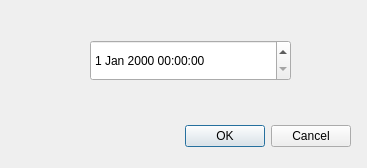
<?xml version="1.0" encoding="UTF-8"?>
<ui version="4.0">
 <class>timedialog</class>
 <widget class="QDialog" name="timedialog">
  <property name="geometry">
   <rect>
    <x>0</x>
    <y>0</y>
    <width>367</width>
    <height>168</height>
   </rect>
  </property>
  <property name="windowTitle">
   <string>Dialog</string>
  </property>
  <widget class="QDialogButtonBox" name="buttonBox">
   <property name="geometry">
    <rect>
     <x>10</x>
     <y>120</y>
     <width>341</width>
     <height>32</height>
    </rect>
   </property>
   <property name="orientation">
    <enum>Qt::Horizontal</enum>
   </property>
   <property name="standardButtons">
    <set>QDialogButtonBox::Cancel|QDialogButtonBox::Ok</set>
   </property>
  </widget>
  <widget class="QDateTimeEdit" name="dateTimeEdit">
   <property name="geometry">
    <rect>
     <x>90</x>
     <y>40</y>
     <width>201</width>
     <height>41</height>
    </rect>
   </property>
   <property name="maximumSize">
    <size>
     <width>201</width>
     <height>41</height>
    </size>
   </property>
  </widget>
 </widget>
 <resources/>
 <connections>
  <connection>
   <sender>buttonBox</sender>
   <signal>accepted()</signal>
   <receiver>timedialog</receiver>
   <slot>accept()</slot>
   <hints>
    <hint type="sourcelabel">
     <x>248</x>
     <y>254</y>
    </hint>
    <hint type="destinationlabel">
     <x>157</x>
     <y>274</y>
    </hint>
   </hints>
  </connection>
  <connection>
   <sender>buttonBox</sender>
   <signal>rejected()</signal>
   <receiver>timedialog</receiver>
   <slot>reject()</slot>
   <hints>
    <hint type="sourcelabel">
     <x>316</x>
     <y>260</y>
    </hint>
    <hint type="destinationlabel">
     <x>286</x>
     <y>274</y>
    </hint>
   </hints>
  </connection>
 </connections>
</ui>
